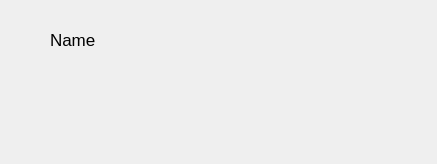
<?xml version="1.0" encoding="UTF-8"?>
<ui version="4.0">
 <class>Form</class>
 <widget class="QWidget" name="Form">
  <property name="geometry">
   <rect>
    <x>0</x>
    <y>0</y>
    <width>437</width>
    <height>164</height>
   </rect>
  </property>
  <property name="windowTitle">
   <string>Form</string>
  </property>
  <widget class="QLabel" name="L_ItemName">
   <property name="geometry">
    <rect>
     <x>50</x>
     <y>30</y>
     <width>80</width>
     <height>20</height>
    </rect>
   </property>
   <property name="font">
    <font>
     <pointsize>13</pointsize>
    </font>
   </property>
   <property name="text">
    <string>Name</string>
   </property>
  </widget>
 </widget>
 <resources/>
 <connections/>
</ui>
